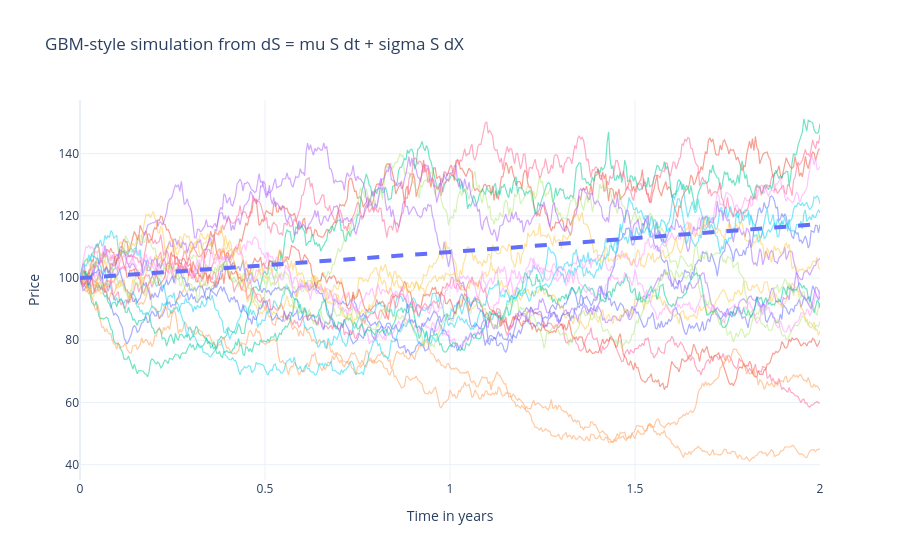

Here is the notebook cell this chart was saved with:
### Markdown cell above
## 10. Continuous-Time Asset Model

The widely used continuous-time model for equities, currencies, commodities, and indices is:

$$
dS = \mu S\,dt + \sigma S\,dX.
$$

Here:

- $\mu S\,dt$ is the deterministic drift term.
- $\sigma S\,dX$ is the stochastic volatility term.

A convenient simulation form is the geometric Brownian motion update:

$$
S_{t+\delta t} = S_t\exp\left(\left(\mu - \frac{1}{2}\sigma^2\right)\delta t + \sigma\sqrt{\delta t}\,\phi_t\right).
$$

### Code cell
gbm_paths = simulate_gbm_paths(
    initial_price=100.0,
    drift=0.08,
    volatility=0.25,
    years=2.0,
    steps_per_year=TRADING_DAYS,
    path_count=20,
    rng=create_rng(seed=202),
)

plot_gbm_paths(gbm_paths, initial_price=100.0, drift=0.08)

### Figure 1 — Plotly figure (JSON) as saved in the notebook; plotly's stock layout.template omitted (floating-point values rounded to 4 significant figures; data arrays with more than 128 entries replaced by an {"elided": "..."} marker saying what was removed)
{"data": [{"line": {"width": 1.2}, "mode": "lines", "name": "Path 1", "opacity": 0.55, "type": "scatter", "x": {"elided": "505 float values"}, "y": {"elided": "505 float values"}}, {"line": {"width": 1.2}, "mode": "lines", "name": "Path 2", "opacity": 0.55, "type": "scatter", "x": {"elided": "505 float values"}, "y": {"elided": "505 float values"}}, {"line": {"width": 1.2}, "mode": "lines", "name": "Path 3", "opacity": 0.55, "type": "scatter", "x": {"elided": "505 float values"}, "y": {"elided": "505 float values"}}, {"line": {"width": 1.2}, "mode": "lines", "name": "Path 4", "opacity": 0.55, "type": "scatter", "x": {"elided": "505 float values"}, "y": {"elided": "505 float values"}}, {"line": {"width": 1.2}, "mode": "lines", "name": "Path 5", "opacity": 0.55, "type": "scatter", "x": {"elided": "505 float values"}, "y": {"elided": "505 float values"}}, {"line": {"width": 1.2}, "mode": "lines", "name": "Path 6", "opacity": 0.55, "type": "scatter", "x": {"elided": "505 float values"}, "y": {"elided": "505 float values"}}, {"line": {"width": 1.2}, "mode": "lines", "name": "Path 7", "opacity": 0.55, "type": "scatter", "x": {"elided": "505 float values"}, "y": {"elided": "505 float values"}}, {"line": {"width": 1.2}, "mode": "lines", "name": "Path 8", "opacity": 0.55, "type": "scatter", "x": {"elided": "505 float values"}, "y": {"elided": "505 float values"}}, {"line": {"width": 1.2}, "mode": "lines", "name": "Path 9", "opacity": 0.55, "type": "scatter", "x": {"elided": "505 float values"}, "y": {"elided": "505 float values"}}, {"line": {"width": 1.2}, "mode": "lines", "name": "Path 10", "opacity": 0.55, "type": "scatter", "x": {"elided": "505 float values"}, "y": {"elided": "505 float values"}}, {"line": {"width": 1.2}, "mode": "lines", "name": "Path 11", "opacity": 0.55, "type": "scatter", "x": {"elided": "505 float values"}, "y": {"elided": "505 float values"}}, {"line": {"width": 1.2}, "mode": "lines", "name": "Path 12", "opacity": 0.55, "type": "scatter", "x": {"elided": "505 float values"}, "y": {"elided": "505 float values"}}, {"line": {"width": 1.2}, "mode": "lines", "name": "Path 13", "opacity": 0.55, "type": "scatter", "x": {"elided": "505 float values"}, "y": {"elided": "505 float values"}}, {"line": {"width": 1.2}, "mode": "lines", "name": "Path 14", "opacity": 0.55, "type": "scatter", "x": {"elided": "505 float values"}, "y": {"elided": "505 float values"}}, {"line": {"width": 1.2}, "mode": "lines", "name": "Path 15", "opacity": 0.55, "type": "scatter", "x": {"elided": "505 float values"}, "y": {"elided": "505 float values"}}, {"line": {"width": 1.2}, "mode": "lines", "name": "Path 16", "opacity": 0.55, "type": "scatter", "x": {"elided": "505 float values"}, "y": {"elided": "505 float values"}}, {"line": {"width": 1.2}, "mode": "lines", "name": "Path 17", "opacity": 0.55, "type": "scatter", "x": {"elided": "505 float values"}, "y": {"elided": "505 float values"}}, {"line": {"width": 1.2}, "mode": "lines", "name": "Path 18", "opacity": 0.55, "type": "scatter", "x": {"elided": "505 float values"}, "y": {"elided": "505 float values"}}, {"line": {"width": 1.2}, "mode": "lines", "name": "Path 19", "opacity": 0.55, "type": "scatter", "x": {"elided": "505 float values"}, "y": {"elided": "505 float values"}}, {"line": {"width": 1.2}, "mode": "lines", "name": "Path 20", "opacity": 0.55, "type": "scatter", "x": {"elided": "505 float values"}, "y": {"elided": "505 float values"}}, {"line": {"dash": "dash", "width": 4}, "mode": "lines", "name": "Expected exponential path", "type": "scatter", "x": {"elided": "505 float values"}, "y": {"elided": "505 float values"}}], "layout": {"showlegend": false, "title": {"text": "GBM-style simulation from dS = mu S dt + sigma S dX"}, "xaxis": {"title": {"text": "Time in years"}}, "yaxis": {"title": {"text": "Price"}}}}
